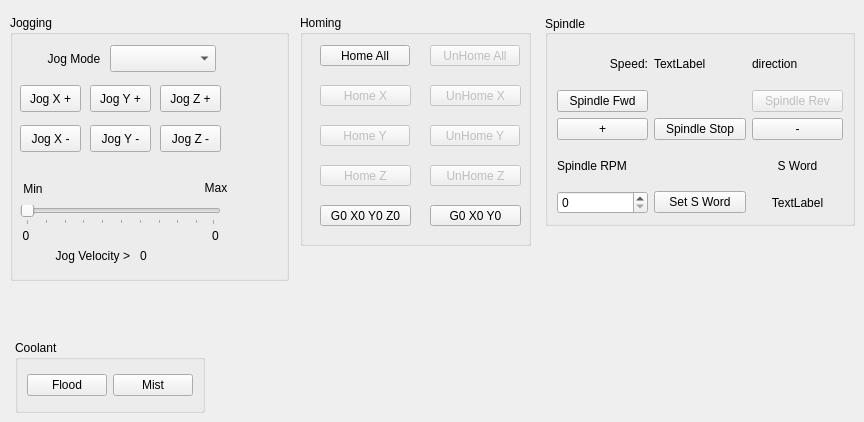
    <widget class="QWidget" name="manual_tab">
     <attribute name="title">
      <string>Manual</string>
     </attribute>
     <widget class="QGroupBox" name="groupBox_7">
      <property name="geometry">
       <rect>
        <x>10</x>
        <y>15</y>
        <width>279</width>
        <height>266</height>
       </rect>
      </property>
      <property name="title">
       <string>Jogging</string>
      </property>
      <widget class="QPushButton" name="jog_plus_pb_2">
       <property name="geometry">
        <rect>
         <x>150</x>
         <y>70</y>
         <width>61</width>
         <height>27</height>
        </rect>
       </property>
       <property name="text">
        <string>Jog Z +</string>
       </property>
      </widget>
      <widget class="QPushButton" name="jog_minus_pb_2">
       <property name="geometry">
        <rect>
         <x>150</x>
         <y>110</y>
         <width>61</width>
         <height>27</height>
        </rect>
       </property>
       <property name="text">
        <string>Jog Z -</string>
       </property>
      </widget>
      <widget class="QPushButton" name="jog_minus_pb_0">
       <property name="geometry">
        <rect>
         <x>10</x>
         <y>110</y>
         <width>61</width>
         <height>27</height>
        </rect>
       </property>
       <property name="text">
        <string>Jog X -</string>
       </property>
      </widget>
      <widget class="QPushButton" name="jog_plus_pb_0">
       <property name="geometry">
        <rect>
         <x>10</x>
         <y>70</y>
         <width>61</width>
         <height>27</height>
        </rect>
       </property>
       <property name="text">
        <string>Jog X +</string>
       </property>
      </widget>
      <widget class="QPushButton" name="jog_minus_pb_1">
       <property name="geometry">
        <rect>
         <x>80</x>
         <y>110</y>
         <width>61</width>
         <height>27</height>
        </rect>
       </property>
       <property name="text">
        <string>Jog Y -</string>
       </property>
      </widget>
      <widget class="QPushButton" name="jog_plus_pb_1">
       <property name="geometry">
        <rect>
         <x>80</x>
         <y>70</y>
         <width>61</width>
         <height>27</height>
        </rect>
       </property>
       <property name="text">
        <string>Jog Y +</string>
       </property>
      </widget>
      <widget class="QComboBox" name="jog_modes_cb">
       <property name="geometry">
        <rect>
         <x>100</x>
         <y>30</y>
         <width>106</width>
         <height>27</height>
        </rect>
       </property>
      </widget>
      <widget class="QLabel" name="label_6">
       <property name="geometry">
        <rect>
         <x>14</x>
         <y>30</y>
         <width>100</width>
         <height>27</height>
        </rect>
       </property>
       <property name="text">
        <string>Jog Mode</string>
       </property>
       <property name="alignment">
        <set>Qt::AlignCenter</set>
       </property>
      </widget>
      <widget class="QLabel" name="label_10">
       <property name="geometry">
        <rect>
         <x>10</x>
         <y>160</y>
         <width>26</width>
         <height>28</height>
        </rect>
       </property>
       <property name="text">
        <string>Min</string>
       </property>
       <property name="alignment">
        <set>Qt::AlignCenter</set>
       </property>
      </widget>
      <widget class="QSlider" name="jog_vel_sl">
       <property name="geometry">
        <rect>
         <x>10</x>
         <y>190</y>
         <width>201</width>
         <height>20</height>
        </rect>
       </property>
       <property name="orientation">
        <enum>Qt::Horizontal</enum>
       </property>
       <property name="tickPosition">
        <enum>QSlider::TicksBelow</enum>
       </property>
      </widget>
      <widget class="QLabel" name="label_11">
       <property name="geometry">
        <rect>
         <x>190</x>
         <y>160</y>
         <width>32</width>
         <height>25</height>
        </rect>
       </property>
       <property name="text">
        <string>Max</string>
       </property>
       <property name="alignment">
        <set>Qt::AlignCenter</set>
       </property>
      </widget>
      <widget class="QLabel" name="min_jog_vel_lb">
       <property name="geometry">
        <rect>
         <x>0</x>
         <y>210</y>
         <width>32</width>
         <height>21</height>
        </rect>
       </property>
       <property name="text">
        <string>0</string>
       </property>
       <property name="alignment">
        <set>Qt::AlignCenter</set>
       </property>
      </widget>
      <widget class="QLabel" name="max_jog_vel_lb">
       <property name="geometry">
        <rect>
         <x>190</x>
         <y>210</y>
         <width>31</width>
         <height>21</height>
        </rect>
       </property>
       <property name="text">
        <string>0</string>
       </property>
       <property name="alignment">
        <set>Qt::AlignCenter</set>
       </property>
      </widget>
      <widget class="QLabel" name="label_9">
       <property name="geometry">
        <rect>
         <x>20</x>
         <y>230</y>
         <width>100</width>
         <height>21</height>
        </rect>
       </property>
       <property name="text">
        <string>Jog Velocity &gt;</string>
       </property>
       <property name="alignment">
        <set>Qt::AlignRight|Qt::AlignTrailing|Qt::AlignVCenter</set>
       </property>
      </widget>
      <widget class="QLabel" name="jog_vel_lb">
       <property name="geometry">
        <rect>
         <x>130</x>
         <y>230</y>
         <width>81</width>
         <height>21</height>
        </rect>
       </property>
       <property name="text">
        <string>0</string>
       </property>
      </widget>
     </widget>
     <widget class="QGroupBox" name="groupBox">
      <property name="geometry">
       <rect>
        <x>15</x>
        <y>340</y>
        <width>190</width>
        <height>73</height>
       </rect>
      </property>
      <property name="title">
       <string>Coolant</string>
      </property>
      <layout class="QGridLayout" name="gridLayout_5">
       <item row="0" column="1">
        <widget class="QPushButton" name="flood_pb">
         <property name="text">
          <string>Flood</string>
         </property>
         <property name="checkable">
          <bool>true</bool>
         </property>
         <property name="checked">
          <bool>false</bool>
         </property>
        </widget>
       </item>
       <item row="0" column="2">
        <widget class="QPushButton" name="mist_pb">
         <property name="text">
          <string>Mist</string>
         </property>
         <property name="checkable">
          <bool>true</bool>
         </property>
        </widget>
       </item>
      </layout>
     </widget>
     <widget class="QGroupBox" name="groupBox_6">
      <property name="geometry">
       <rect>
        <x>545</x>
        <y>15</y>
        <width>310</width>
        <height>211</height>
       </rect>
      </property>
      <property name="title">
       <string>Spindle</string>
      </property>
      <property name="alignment">
       <set>Qt::AlignLeading|Qt::AlignLeft|Qt::AlignVCenter</set>
      </property>
      <layout class="QGridLayout" name="gridLayout_13">
       <item row="4" column="0">
        <widget class="QPushButton" name="spindle_plus_pb">
         <property name="text">
          <string>+</string>
         </property>
        </widget>
       </item>
       <item row="8" column="0">
        <widget class="QSpinBox" name="spindle_speed_sb">
         <property name="maximum">
          <number>30000</number>
         </property>
        </widget>
       </item>
       <item row="0" column="2">
        <widget class="QLabel" name="spindle_direction_0_lb">
         <property name="text">
          <string>direction</string>
         </property>
        </widget>
       </item>
       <item row="0" column="1">
        <widget class="QLabel" name="spindle_actual_speed_lb">
         <property name="text">
          <string>TextLabel</string>
         </property>
        </widget>
       </item>
       <item row="1" column="0">
        <widget class="QPushButton" name="spindle_fwd_pb">
         <property name="text">
          <string>Spindle Fwd</string>
         </property>
        </widget>
       </item>
       <item row="4" column="2">
        <widget class="QPushButton" name="spindle_minus_pb">
         <property name="text">
          <string>-</string>
         </property>
        </widget>
       </item>
       <item row="0" column="0">
        <widget class="QLabel" name="label_21">
         <property name="text">
          <string>Speed:</string>
         </property>
         <property name="alignment">
          <set>Qt::AlignRight|Qt::AlignTrailing|Qt::AlignVCenter</set>
         </property>
        </widget>
       </item>
       <item row="1" column="2">
        <widget class="QPushButton" name="spindle_rev_pb">
         <property name="enabled">
          <bool>false</bool>
         </property>
         <property name="text">
          <string>Spindle Rev</string>
         </property>
        </widget>
       </item>
       <item row="6" column="0">
        <widget class="QLabel" name="label_20">
         <property name="text">
          <string>Spindle RPM</string>
         </property>
        </widget>
       </item>
       <item row="8" column="2">
        <widget class="QLabel" name="settings_speed_lb">
         <property name="text">
          <string>TextLabel</string>
         </property>
         <property name="alignment">
          <set>Qt::AlignCenter</set>
         </property>
        </widget>
       </item>
       <item row="6" column="2">
        <widget class="QLabel" name="label_38">
         <property name="text">
          <string>S Word</string>
         </property>
         <property name="alignment">
          <set>Qt::AlignCenter</set>
         </property>
        </widget>
       </item>
       <item row="4" column="1">
        <widget class="QPushButton" name="spindle_stop_pb">
         <property name="text">
          <string>Spindle Stop</string>
         </property>
        </widget>
       </item>
       <item row="8" column="1">
        <widget class="QPushButton" name="mdi_s_pb">
         <property name="text">
          <string>Set S Word</string>
         </property>
        </widget>
       </item>
      </layout>
     </widget>
     <widget class="QGroupBox" name="groupBox_8">
      <property name="geometry">
       <rect>
        <x>300</x>
        <y>15</y>
        <width>231</width>
        <height>231</height>
       </rect>
      </property>
      <property name="title">
       <string>Homing</string>
      </property>
      <widget class="QPushButton" name="unhome_pb_2">
       <property name="enabled">
        <bool>false</bool>
       </property>
       <property name="geometry">
        <rect>
         <x>130</x>
         <y>150</y>
         <width>91</width>
         <height>21</height>
        </rect>
       </property>
       <property name="text">
        <string>UnHome Z</string>
       </property>
      </widget>
      <widget class="QPushButton" name="home_pb_1">
       <property name="enabled">
        <bool>false</bool>
       </property>
       <property name="geometry">
        <rect>
         <x>20</x>
         <y>110</y>
         <width>90</width>
         <height>21</height>
        </rect>
       </property>
       <property name="text">
        <string>Home Y</string>
       </property>
      </widget>
      <widget class="QPushButton" name="unhome_pb_0">
       <property name="enabled">
        <bool>false</bool>
       </property>
       <property name="geometry">
        <rect>
         <x>130</x>
         <y>70</y>
         <width>91</width>
         <height>21</height>
        </rect>
       </property>
       <property name="text">
        <string>UnHome X</string>
       </property>
      </widget>
      <widget class="QPushButton" name="home_all_pb">
       <property name="geometry">
        <rect>
         <x>20</x>
         <y>30</y>
         <width>90</width>
         <height>21</height>
        </rect>
       </property>
       <property name="text">
        <string>Home All</string>
       </property>
      </widget>
      <widget class="QPushButton" name="home_pb_2">
       <property name="enabled">
        <bool>false</bool>
       </property>
       <property name="geometry">
        <rect>
         <x>20</x>
         <y>150</y>
         <width>91</width>
         <height>21</height>
        </rect>
       </property>
       <property name="text">
        <string>Home Z</string>
       </property>
      </widget>
      <widget class="QPushButton" name="unhome_pb_1">
       <property name="enabled">
        <bool>false</bool>
       </property>
       <property name="geometry">
        <rect>
         <x>130</x>
         <y>110</y>
         <width>90</width>
         <height>21</height>
        </rect>
       </property>
       <property name="text">
        <string>UnHome Y</string>
       </property>
      </widget>
      <widget class="QPushButton" name="unhome_all_pb">
       <property name="enabled">
        <bool>false</bool>
       </property>
       <property name="geometry">
        <rect>
         <x>130</x>
         <y>30</y>
         <width>90</width>
         <height>21</height>
        </rect>
       </property>
       <property name="text">
        <string>UnHome All</string>
       </property>
      </widget>
      <widget class="QPushButton" name="home_pb_0">
       <property name="enabled">
        <bool>false</bool>
       </property>
       <property name="geometry">
        <rect>
         <x>20</x>
         <y>70</y>
         <width>91</width>
         <height>21</height>
        </rect>
       </property>
       <property name="text">
        <string>Home X</string>
       </property>
      </widget>
      <widget class="QPushButton" name="pushButton_6">
       <property name="geometry">
        <rect>
         <x>20</x>
         <y>190</y>
         <width>91</width>
         <height>21</height>
        </rect>
       </property>
       <property name="text">
        <string>G0 X0 Y0 Z0</string>
       </property>
       <property name="function" stdset="0">
        <string>mdi</string>
       </property>
       <property name="command" stdset="0">
        <string>G0 X0 Y0 Z0</string>
       </property>
      </widget>
      <widget class="QPushButton" name="pushButton_7">
       <property name="geometry">
        <rect>
         <x>130</x>
         <y>190</y>
         <width>91</width>
         <height>21</height>
        </rect>
       </property>
       <property name="text">
        <string>G0 X0 Y0</string>
       </property>
       <property name="function" stdset="0">
        <string>mdi</string>
       </property>
       <property name="command" stdset="0">
        <string>G0 X0 Y0</string>
       </property>
      </widget>
     </widget>
    </widget>
